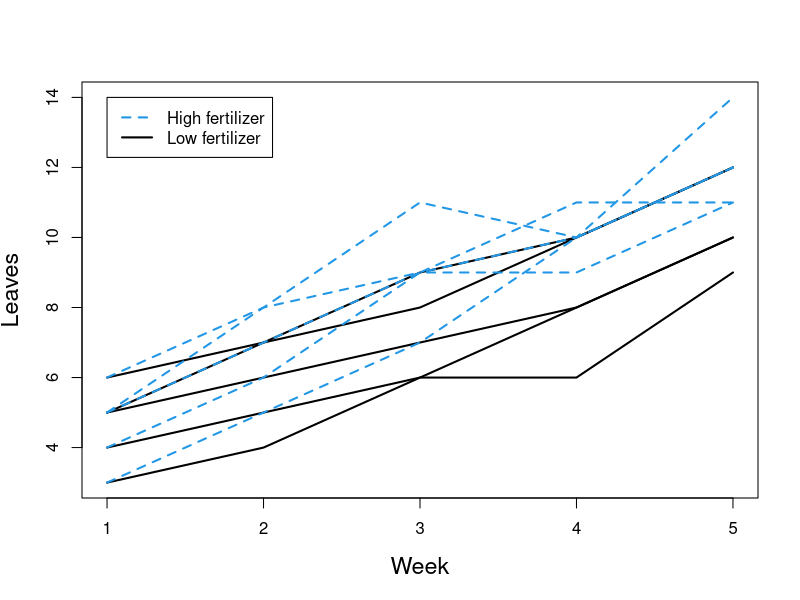
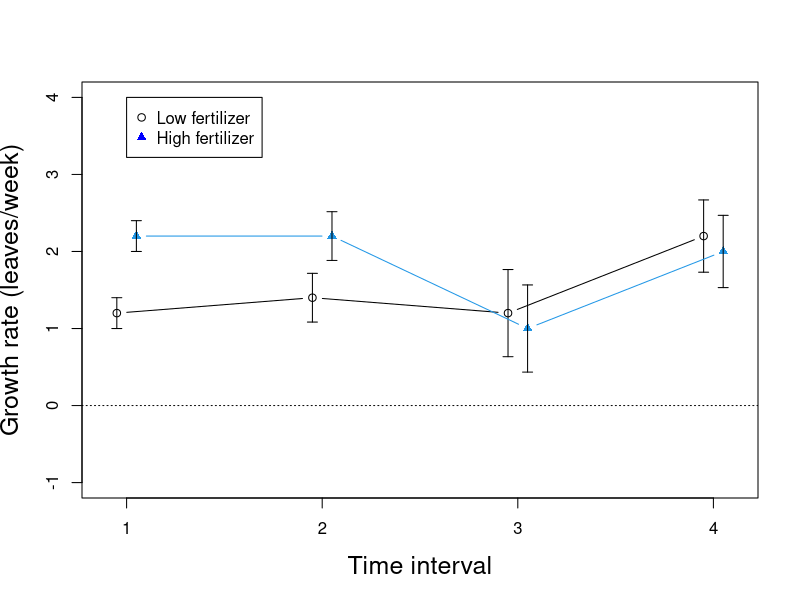

Generate these figures, in order, with R:
## ----plantData,size='scriptsize'-----------------------------------------
plantData <- read.csv("plantData.csv")
plantData$plant <- factor(plantData$plant)
plantData$week <- factor(plantData$week)
str(plantData)

## ----headPlantData,size='scriptsize'-------------------------------------
head(plantData, n=8)

## ----plotDataLines,echo=FALSE,fig.width=7,fig.height=5.5-----------------
matplot(matrix(plantData$leaves, 5, 10), type="l",
        col=rep(c(1,4), each=5), lwd=2,
        lty=rep(c(1,2), each=5),
        xlab="Week", ylab="Leaves", cex.lab=1.4)
legend(1,14,c("High fertilizer", "Low fertilizer"),
       lty=c(2,1), col=c(4,1), lwd=2)

## ----aov1,size='scriptsize'----------------------------------------------
aov1 <- aov(leaves ~ fertilizer*week + Error(plant),
            data=plantData)

## ----aov1summary,size='scriptsize'---------------------------------------
summary(aov1)

## ----plantData2,size='footnotesize'--------------------------------------
plantData2 <- reshape(plantData, idvar="plant",
                      timevar="week", v.names="leaves",
                      direction="wide")

## ----plantData2print,size='scriptsize'-----------------------------------
plantData2

## ----manova1,size='scriptsize'-------------------------------------------
manova1 <- manova(cbind(leaves.1, leaves.2, leaves.3,
                        leaves.4, leaves.5) ~ fertilizer,
                  data=plantData2)

## ----manova1anova,size='scriptsize'--------------------------------------
anova(manova1, X=~1, test="Spherical")

## ----mauchly,size='scriptsize'-------------------------------------------
mauchly.test(manova1, X=~1)

## ----compare1,size='tiny'------------------------------------------------
summary(aov1)

## ----compare2,size='tiny'------------------------------------------------
anova(manova1, X=~1, test="Spherical")

## ----wilks,size='footnotesize'-------------------------------------------
anova(manova1, X=~1, test="Wilks")

## ----pillai,size='footnotesize'------------------------------------------
anova(manova1, X=~1, test="Pillai")

## ----manova2,size='footnotesize'-----------------------------------------
manova2 <- manova(
    cbind(leaves.2-leaves.1, leaves.3-leaves.2,
          leaves.4-leaves.3, leaves.5-leaves.4) ~
    fertilizer, data=plantData2)

## ----profile,size='scriptsize'-------------------------------------------
summary.aov(manova2)

## ----plotit,size='footnotesize'------------------------------------------
leavesMat <- plantData2[,3:7]
growthMat <- leavesMat[,2:5] - leavesMat[,1:4]
colnames(growthMat) <- paste("interval", 1:4, sep=".")
(lowFertilizer <- colMeans(growthMat[1:5,]))
(highFertilizer <- colMeans(growthMat[6:10,]))

## ----SEs,size='footnotesize'---------------------------------------------
SE <- sqrt(diag(stats:::vcov.mlm(manova2)))
SE <- SE[names(SE)==":(Intercept)"] # Only use "intercept" SEs
unname(SE) ## Ignore the names

## ----gr,fig.show='hide',fig.width=7,fig.height=5.5,size='small'----------
plot(1:4-0.05, lowFertilizer, type="b", xlim=c(0.9, 4.1),
     ylim=c(-1, 4), xaxp=c(1,4,3), cex.lab=1.5,
     xlab="Time interval", ylab="Growth rate (leaves/week)")
abline(h=0, lty=3)
arrows(1:4-.05, lowFertilizer-SE, 1:4-.05, lowFertilizer+SE,
       angle=90, code=3, length=0.05)
lines(1:4+0.05, highFertilizer, type="b", pch=17, col=4)
arrows(1:4+0.05, highFertilizer-SE, 1:4+0.05,
       highFertilizer+SE, angle=90, code=3, length=0.05)
legend(1, 4, c("Low fertilizer", "High fertilizer"),
       col=c("black", "blue"), pch=c(1,17))

